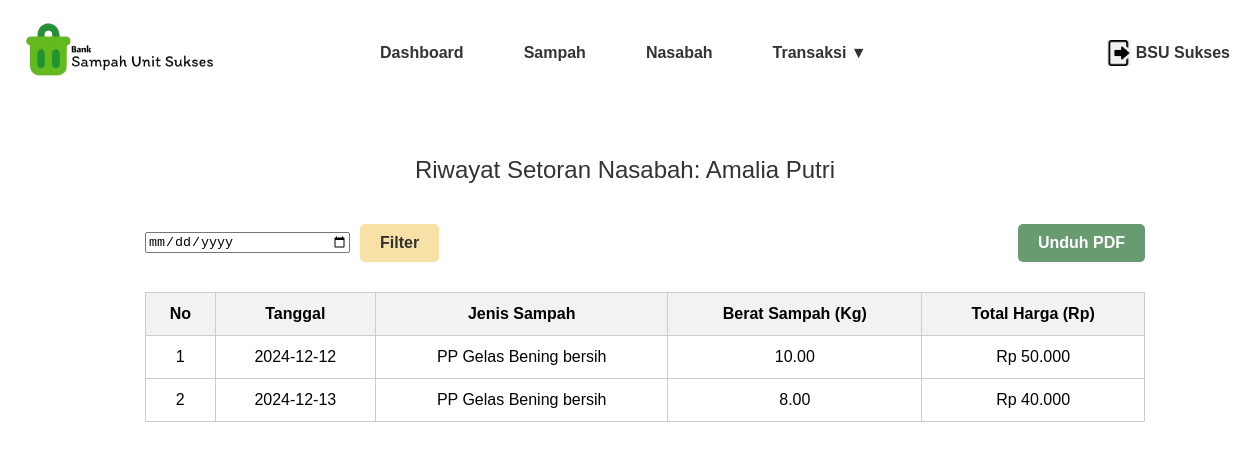
Page /Lihat_nasabah.php?id=1 on the committed database.
### tables this page shows
CREATE TABLE `nasabah` (
  `ID_Nasabah` int(11) NOT NULL,
  `Nama_Nasabah` varchar(100) DEFAULT NULL,
  `Nomor_Induk` varchar(50) DEFAULT NULL,
  `Alamat_Nasabah` text DEFAULT NULL
);

CREATE TABLE `setoran` (
  `ID_Setoran` varchar(10) NOT NULL,
  `ID_Nasabah` int(11) DEFAULT NULL,
  `ID_Sampah` varchar(10) DEFAULT NULL,
  `Tanggal` date DEFAULT NULL,
  `Berat_Sampah` decimal(10,2) DEFAULT NULL,
  `Total_Harga` decimal(10,2) DEFAULT NULL
);

CREATE TABLE `sampah` (
  `ID_Sampah` varchar(10) NOT NULL,
  `Jenis_Sampah` varchar(50) DEFAULT NULL,
  `Harga_Beli` decimal(10,2) DEFAULT NULL,
  `Harga_Jual` decimal(10,2) DEFAULT NULL
);

### Lihat_nasabah.php (the view, shortened to what this page needs)
<?php
include 'config.php';
if (isset($_GET['id'])) {
    $id_nasabah = $_GET['id'];
    $dateFilter = isset($_GET['date']) ? $_GET['date'] : '';
    $historyQuery = "
        SELECT
            s.ID_Setoran as no,
            s.Tanggal as tanggal,
            sm.Jenis_Sampah as jenis_sampah,
            s.Berat_Sampah as berat_sampah,
            s.Total_Harga as total_harga
        FROM
            setoran AS s
        JOIN
            sampah AS sm ON s.ID_Sampah = sm.ID_Sampah
        WHERE
            s.ID_Nasabah = ?";
    $historyStmt = $conn->prepare($historyQuery);
    if ($dateFilter) {
        $historyStmt->bind_param("ss", $id_nasabah, $dateFilter);
    } else {
        $historyStmt->bind_param("i", $id_nasabah);
    }
    $historyStmt->execute();
    $historyResult = $historyStmt->get_result();
    $nasabahQuery = "SELECT * FROM nasabah WHERE ID_Nasabah = ?";
    $stmt = $conn->prepare($nasabahQuery);
    $stmt->bind_param("i", $id_nasabah);
    $stmt->execute();
    $nasabahResult = $stmt->get_result();
    $nasabah = $nasabahResult->fetch_assoc();
} else {
    header("Location: data_nasabah.php");
    exit;
}
?>
<!DOCTYPE html>
<html lang="en">
<head>
    <link rel="stylesheet" href="styles.css">
</head>
<body>
    <div class="header">
        <img src="foto/logo.png" alt="Bank Sampah Unit Sukses Logo" class="logo">
        <div class="nav">
            <a href="dashboard.php">Dashboard</a>
            <a href="data_sampah.php">Sampah</a>
            <a href="data_nasabah.php">Nasabah</a>
            <div class="dropdown">
                <span class="dropdown-toggle">Transaksi ▼</span>
            </div>
        </div>
        <div class="user-info">
            <img src="foto/logout.png" alt="User Icon">
            <a href="logout.php" style="text-decoration: none; color: #333; font-weight: bold;">
                <span>BSU Sukses</span>
            </a>
        </div>
    </div>
    <div class="riwayat-setoran-title">Riwayat Setoran Nasabah: <?php echo $nasabah['Nama_Nasabah']; ?></div>
    <div class="search-table-container">
        <div class="search-bar">
            <input type="date" placeholder="Filter Tanggal" id="dateFilter" style="width: 200px;">
            <button onclick="performSearch()">Filter</button>
            <div class="download-container">
                <form method="post">
                    <button type="submit" name="download">Unduh PDF</button>
                </form>
            </div>
        </div>
        <table id="dataTable">
            <thead>
                <tr>
                    <th>No</th>
                    <th>Tanggal</th>
                    <th>Jenis Sampah</th>
                    <th>Berat Sampah (Kg)</th>
                    <th>Total Harga (Rp)</th>
                </tr>
            </thead>
            <tbody>
                <?php
                if ($historyResult && $historyResult->num_rows > 0) {
                    $no = 1;
                    while ($row = $historyResult->fetch_assoc()) {
                        echo "<tr>
                                <td>{$no}</td>
                                <td>{$row['tanggal']}</td>
                                <td>{$row['jenis_sampah']}</td>
                                <td>{$row['berat_sampah']}</td>
                                <td>Rp " . number_format($row['total_harga'], 0, ',', '.') . "</td>
                              </tr>";
                        $no++;
                    }
                } else {
                    echo "<tr><td colspan='5'>Tidak ada riwayat setoran untuk nasabah ini</td></tr>";
                }
                ?>
            </tbody>
        </table>
    </div>
</body>
</html>

### styles.css (style rules this page uses)
body { font-family: Arial, sans-serif; margin: 0; padding: 0; background-color: #ffffff; }
.header { margin-top: 30px; display: flex; align-items: center; justify-content: space-between; padding: 10px 20px; background-color: #ffffff; position: sticky; top: 0; z-index: 1000; }
.header img.logo { position: fixed; top: 20px; left: 20px; width: 200px; height: auto; }
.nav { margin-left: 120px; display: flex; gap: 60px; justify-content: center; flex-grow: 1; position: relative; }
.nav a, .dropdown-toggle { text-decoration: none; color: #333; font-weight: bold; cursor: pointer; }
.dropdown { position: relative; display: inline-block; }
.user-info { display: flex; align-items: center; gap: 5px; }
.user-info img { width: 24px; vertical-align: middle; }
.search-table-container { display: flex; flex-direction: column; align-items: center; padding: 20px; width: 100%; }
.search-bar { display: flex; align-items: center; gap: 10px; width: 80%; margin-bottom: 20px; }
.search-bar button { background-color: #f8e1a6; border: none; padding: 10px 20px; cursor: pointer; font-size: 16px; color: #333; border-radius: 5px; font-weight: bold; }
table { width: 80%; border-collapse: collapse; margin-top: 10px; }
th, td { padding: 12px; border: 1px solid #ccc; text-align: center; }
th { background-color: #f2f2f2; }
.riwayat-setoran-title { margin-top: 60px; padding: 20px; font-size: 24px; color: #333; text-align: center; }
.download-container { margin-left: auto; }
.download-container button { background-color: #689B70; border: none; padding: 10px 20px; cursor: pointer; font-size: 16px; color: #fff; border-radius: 5px; font-weight: bold; }

### rows in the picture
nasabah: Nama_Nasabah "Amalia Putri"
setoran: Tanggal "2024-12-12", ID_Sampah.Jenis_Sampah "PP Gelas Bening bersih", Berat_Sampah "10.00", Total_Harga "50.000"
setoran: Tanggal "2024-12-13", ID_Sampah.Jenis_Sampah "PP Gelas Bening bersih", Berat_Sampah "8.00", Total_Harga "40.000"
